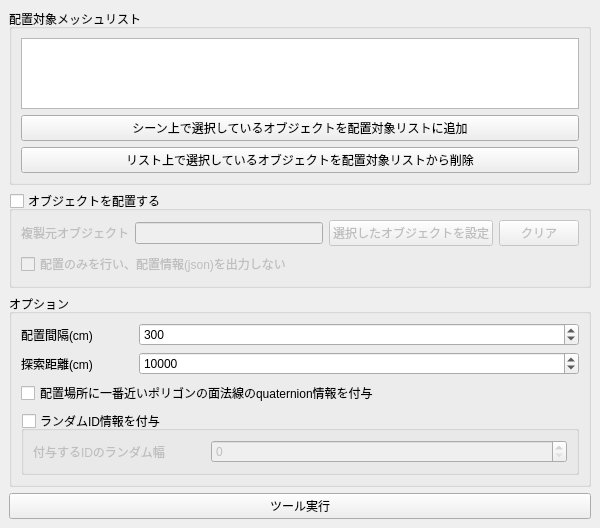
<?xml version="1.0" encoding="UTF-8"?>
<ui version="4.0">
 <class>MainWindow</class>
 <widget class="QMainWindow" name="MainWindow">
  <property name="geometry">
   <rect>
    <x>0</x>
    <y>0</y>
    <width>600</width>
    <height>528</height>
   </rect>
  </property>
  <property name="minimumSize">
   <size>
    <width>600</width>
    <height>450</height>
   </size>
  </property>
  <property name="windowTitle">
   <string>メッシュにオブジェクトを等間隔に配置するツール(placeObjAtEqualItervals)</string>
  </property>
  <widget class="QWidget" name="centralwidget">
   <property name="minimumSize">
    <size>
     <width>1</width>
     <height>0</height>
    </size>
   </property>
   <layout class="QVBoxLayout" name="verticalLayout">
    <item>
     <widget class="QGroupBox" name="groupBox">
      <property name="title">
       <string>配置対象メッシュリスト</string>
      </property>
      <layout class="QVBoxLayout" name="verticalLayout_2">
       <item>
        <widget class="QListWidget" name="place_target_mesh_list_widget"/>
       </item>
       <item>
        <widget class="QPushButton" name="add_place_target_mesh_list_button">
         <property name="text">
          <string>シーン上で選択しているオブジェクトを配置対象リストに追加</string>
         </property>
        </widget>
       </item>
       <item>
        <widget class="QPushButton" name="remove_place_target_mesh_list_button">
         <property name="text">
          <string>リスト上で選択しているオブジェクトを配置対象リストから削除</string>
         </property>
        </widget>
       </item>
      </layout>
     </widget>
    </item>
    <item>
     <widget class="QGroupBox" name="place_target_object_check_box">
      <property name="title">
       <string>オブジェクトを配置する</string>
      </property>
      <property name="checkable">
       <bool>true</bool>
      </property>
      <property name="checked">
       <bool>false</bool>
      </property>
      <layout class="QVBoxLayout" name="verticalLayout_4">
       <item>
        <layout class="QHBoxLayout" name="horizontalLayout_3">
         <item>
          <widget class="QLabel" name="label_4">
           <property name="text">
            <string>複製元オブジェクト</string>
           </property>
          </widget>
         </item>
         <item>
          <widget class="QLineEdit" name="place_target_object_line"/>
         </item>
         <item>
          <widget class="QPushButton" name="set_place_target_object_button">
           <property name="text">
            <string>選択したオブジェクトを設定</string>
           </property>
          </widget>
         </item>
         <item>
          <widget class="QPushButton" name="clear_place_target_object_button">
           <property name="minimumSize">
            <size>
             <width>1</width>
             <height>0</height>
            </size>
           </property>
           <property name="text">
            <string>クリア</string>
           </property>
          </widget>
         </item>
        </layout>
       </item>
       <item>
        <widget class="QCheckBox" name="not_export_json_check_box">
         <property name="text">
          <string>配置のみを行い、配置情報(json)を出力しない</string>
         </property>
        </widget>
       </item>
      </layout>
     </widget>
    </item>
    <item>
     <widget class="QGroupBox" name="groupBox_2">
      <property name="title">
       <string>オプション</string>
      </property>
      <layout class="QVBoxLayout" name="verticalLayout_3">
       <item>
        <layout class="QHBoxLayout" name="horizontalLayout" stretch="0,0,1">
         <item>
          <widget class="QLabel" name="label">
           <property name="text">
            <string>配置間隔(cm)</string>
           </property>
          </widget>
         </item>
         <item>
          <spacer name="horizontalSpacer">
           <property name="orientation">
            <enum>Qt::Horizontal</enum>
           </property>
           <property name="sizeHint" stdset="0">
            <size>
             <width>40</width>
             <height>20</height>
            </size>
           </property>
          </spacer>
         </item>
         <item>
          <widget class="QSpinBox" name="place_iterverls_spinbox">
           <property name="alignment">
            <set>Qt::AlignLeading|Qt::AlignLeft|Qt::AlignVCenter</set>
           </property>
           <property name="maximum">
            <number>1000000</number>
           </property>
           <property name="value">
            <number>300</number>
           </property>
          </widget>
         </item>
        </layout>
       </item>
       <item>
        <layout class="QHBoxLayout" name="horizontalLayout_2" stretch="0,0,1">
         <item>
          <widget class="QLabel" name="label_2">
           <property name="text">
            <string>探索距離(cm)</string>
           </property>
          </widget>
         </item>
         <item>
          <spacer name="horizontalSpacer_2">
           <property name="orientation">
            <enum>Qt::Horizontal</enum>
           </property>
           <property name="sizeHint" stdset="0">
            <size>
             <width>40</width>
             <height>20</height>
            </size>
           </property>
          </spacer>
         </item>
         <item>
          <widget class="QSpinBox" name="search_distance_spinbox">
           <property name="minimum">
            <number>0</number>
           </property>
           <property name="maximum">
            <number>1000000</number>
           </property>
           <property name="value">
            <number>10000</number>
           </property>
          </widget>
         </item>
        </layout>
       </item>
       <item>
        <widget class="QCheckBox" name="add_quaternion_info_check_box">
         <property name="text">
          <string>配置場所に一番近いポリゴンの面法線のquaternion情報を付与</string>
         </property>
        </widget>
       </item>
       <item>
        <widget class="QGroupBox" name="add_random_id_info_check_box">
         <property name="title">
          <string>ランダムID情報を付与</string>
         </property>
         <property name="checkable">
          <bool>true</bool>
         </property>
         <property name="checked">
          <bool>false</bool>
         </property>
         <layout class="QHBoxLayout" name="horizontalLayout_4" stretch="0,0,1">
          <item>
           <widget class="QLabel" name="label_3">
            <property name="text">
             <string>付与するIDのランダム幅</string>
            </property>
           </widget>
          </item>
          <item>
           <spacer name="horizontalSpacer_3">
            <property name="orientation">
             <enum>Qt::Horizontal</enum>
            </property>
            <property name="sizeHint" stdset="0">
             <size>
              <width>40</width>
              <height>20</height>
             </size>
            </property>
           </spacer>
          </item>
          <item>
           <widget class="QSpinBox" name="random_id_range_spinbox">
            <property name="maximum">
             <number>100</number>
            </property>
           </widget>
          </item>
         </layout>
        </widget>
       </item>
      </layout>
     </widget>
    </item>
    <item>
     <widget class="QPushButton" name="exec_command_button">
      <property name="text">
       <string>ツール実行</string>
      </property>
     </widget>
    </item>
   </layout>
  </widget>
 </widget>
 <resources/>
 <connections/>
</ui>
